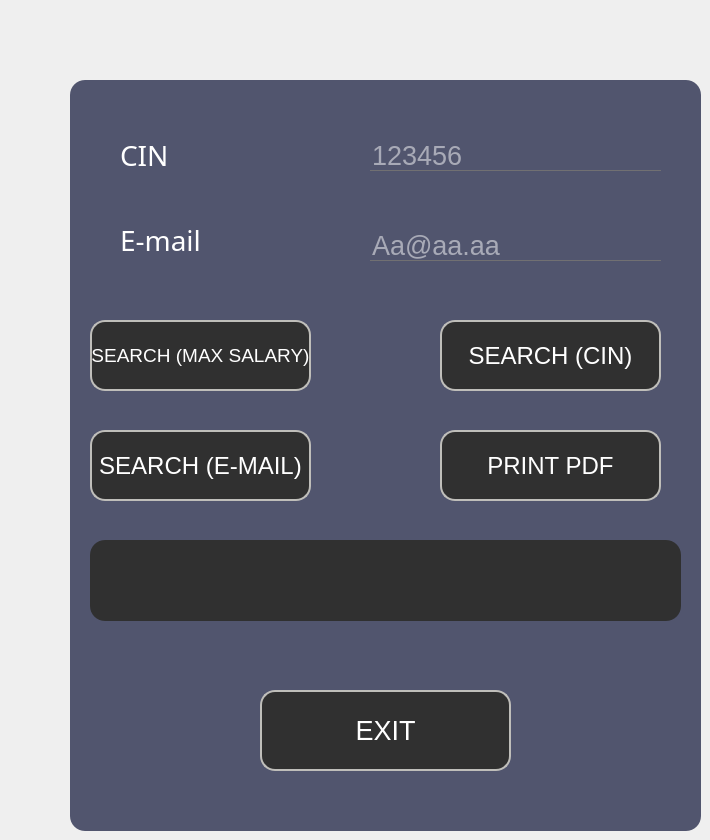
    <widget class="QWidget" name="tab_7">
     <attribute name="title">
      <string>Tab 7 Searchpdf</string>
     </attribute>
     <widget class="QFrame" name="add_employee_5">
      <property name="geometry">
       <rect>
        <x>70</x>
        <y>80</y>
        <width>631</width>
        <height>751</height>
       </rect>
      </property>
      <property name="styleSheet">
       <string notr="true">QFrame
{
	background:#51556e;
    border-radius:15px;
}</string>
      </property>
      <property name="frameShape">
       <enum>QFrame::StyledPanel</enum>
      </property>
      <property name="frameShadow">
       <enum>QFrame::Raised</enum>
      </property>
      <widget class="QPushButton" name="add_new_employee_6">
       <property name="geometry">
        <rect>
         <x>190</x>
         <y>610</y>
         <width>251</width>
         <height>81</height>
        </rect>
       </property>
       <property name="font">
        <font>
         <pointsize>20</pointsize>
        </font>
       </property>
       <property name="styleSheet">
        <string notr="true">*{
color:white;
border-radius: 15px;
background:#303030;
border: 2px solid #bfbeba;
}

*:hover
{
	color:#303030;
	border-radius:15px;
	background:white;
border: 2px solid #bfbeba;
}</string>
       </property>
       <property name="text">
        <string>EXIT</string>
       </property>
      </widget>
      <widget class="QPushButton" name="PDF">
       <property name="geometry">
        <rect>
         <x>370</x>
         <y>350</y>
         <width>221</width>
         <height>71</height>
        </rect>
       </property>
       <property name="font">
        <font>
         <pointsize>18</pointsize>
        </font>
       </property>
       <property name="styleSheet">
        <string notr="true">*{
color:white;
border-radius: 15px;
background:#303030;
border: 2px solid #bfbeba;
}

*:hover
{
	color:#303030;
	border-radius:15px;
	background:white;
border: 2px solid #bfbeba;
}</string>
       </property>
       <property name="text">
        <string>PRINT PDF</string>
       </property>
      </widget>
      <widget class="QPushButton" name="SCIN">
       <property name="geometry">
        <rect>
         <x>370</x>
         <y>240</y>
         <width>221</width>
         <height>71</height>
        </rect>
       </property>
       <property name="font">
        <font>
         <pointsize>18</pointsize>
        </font>
       </property>
       <property name="styleSheet">
        <string notr="true">*{
color:white;
border-radius: 15px;
background:#303030;
border: 2px solid #bfbeba;
}

*:hover
{
	color:#303030;
	border-radius:15px;
	background:white;
border: 2px solid #bfbeba;
}</string>
       </property>
       <property name="text">
        <string>SEARCH (CIN)</string>
       </property>
      </widget>
      <widget class="QPushButton" name="SEMAIL">
       <property name="geometry">
        <rect>
         <x>20</x>
         <y>350</y>
         <width>221</width>
         <height>71</height>
        </rect>
       </property>
       <property name="font">
        <font>
         <pointsize>18</pointsize>
        </font>
       </property>
       <property name="styleSheet">
        <string notr="true">*{
color:white;
border-radius: 15px;
background:#303030;
border: 2px solid #bfbeba;
}

*:hover
{
	color:#303030;
	border-radius:15px;
	background:white;
border: 2px solid #bfbeba;
}</string>
       </property>
       <property name="text">
        <string>SEARCH (E-MAIL)</string>
       </property>
      </widget>
      <widget class="QPushButton" name="MAX">
       <property name="geometry">
        <rect>
         <x>20</x>
         <y>240</y>
         <width>221</width>
         <height>71</height>
        </rect>
       </property>
       <property name="font">
        <font>
         <pointsize>14</pointsize>
        </font>
       </property>
       <property name="styleSheet">
        <string notr="true">*{
color:white;
border-radius: 15px;
background:#303030;
border: 2px solid #bfbeba;
}

*:hover
{
	color:#303030;
	border-radius:15px;
	background:white;
border: 2px solid #bfbeba;
}</string>
       </property>
       <property name="text">
        <string>SEARCH (MAX SALARY)</string>
       </property>
      </widget>
      <widget class="QLineEdit" name="SCinn">
       <property name="geometry">
        <rect>
         <x>300</x>
         <y>60</y>
         <width>291</width>
         <height>31</height>
        </rect>
       </property>
       <property name="font">
        <font>
         <pointsize>20</pointsize>
        </font>
       </property>
       <property name="acceptDrops">
        <bool>true</bool>
       </property>
       <property name="styleSheet">
        <string notr="true">*{
background:transparent;
border:none;
color:white;
border-bottom:1px solid #717072;
}</string>
       </property>
       <property name="inputMask">
        <string/>
       </property>
       <property name="text">
        <string/>
       </property>
       <property name="maxLength">
        <number>32767</number>
       </property>
       <property name="echoMode">
        <enum>QLineEdit::Normal</enum>
       </property>
       <property name="placeholderText">
        <string>123456</string>
       </property>
      </widget>
      <widget class="QLabel" name="label_23">
       <property name="geometry">
        <rect>
         <x>50</x>
         <y>50</y>
         <width>51</width>
         <height>51</height>
        </rect>
       </property>
       <property name="styleSheet">
        <string notr="true">*{
    font-family:century gothic;
    font-size:28px;
	color:white;
}

</string>
       </property>
       <property name="text">
        <string>CIN</string>
       </property>
      </widget>
      <widget class="QLineEdit" name="SEmail">
       <property name="geometry">
        <rect>
         <x>300</x>
         <y>150</y>
         <width>291</width>
         <height>31</height>
        </rect>
       </property>
       <property name="font">
        <font>
         <pointsize>20</pointsize>
        </font>
       </property>
       <property name="acceptDrops">
        <bool>true</bool>
       </property>
       <property name="styleSheet">
        <string notr="true">*{
background:transparent;
border:none;
color:white;
border-bottom:1px solid #717072;
}</string>
       </property>
       <property name="inputMask">
        <string/>
       </property>
       <property name="text">
        <string/>
       </property>
       <property name="maxLength">
        <number>32767</number>
       </property>
       <property name="echoMode">
        <enum>QLineEdit::Normal</enum>
       </property>
       <property name="placeholderText">
        <string>Aa@aa.aa</string>
       </property>
      </widget>
      <widget class="QLabel" name="label_24">
       <property name="geometry">
        <rect>
         <x>50</x>
         <y>140</y>
         <width>91</width>
         <height>41</height>
        </rect>
       </property>
       <property name="styleSheet">
        <string notr="true">*{
    font-family:century gothic;
    font-size:28px;
	color:white;
}

</string>
       </property>
       <property name="text">
        <string>E-mail</string>
       </property>
      </widget>
      <widget class="QTableView" name="Tabpdf">
       <property name="geometry">
        <rect>
         <x>20</x>
         <y>460</y>
         <width>591</width>
         <height>81</height>
        </rect>
       </property>
       <property name="autoFillBackground">
        <bool>false</bool>
       </property>
       <property name="styleSheet">
        <string notr="true">*{
color: #bfbeba ;
gridline-color: #bfbeba;
font-size: 12pt;
border-radius: 15px;
background: #303030;
}

*::selection
{
background-color:white;
border : 1px solid red;
}</string>
       </property>
       <property name="tabKeyNavigation">
        <bool>true</bool>
       </property>
       <property name="showGrid">
        <bool>true</bool>
       </property>
       <property name="sortingEnabled">
        <bool>false</bool>
       </property>
       <property name="wordWrap">
        <bool>false</bool>
       </property>
       <attribute name="horizontalHeaderDefaultSectionSize">
        <number>106</number>
       </attribute>
      </widget>
     </widget>
    </widget>
